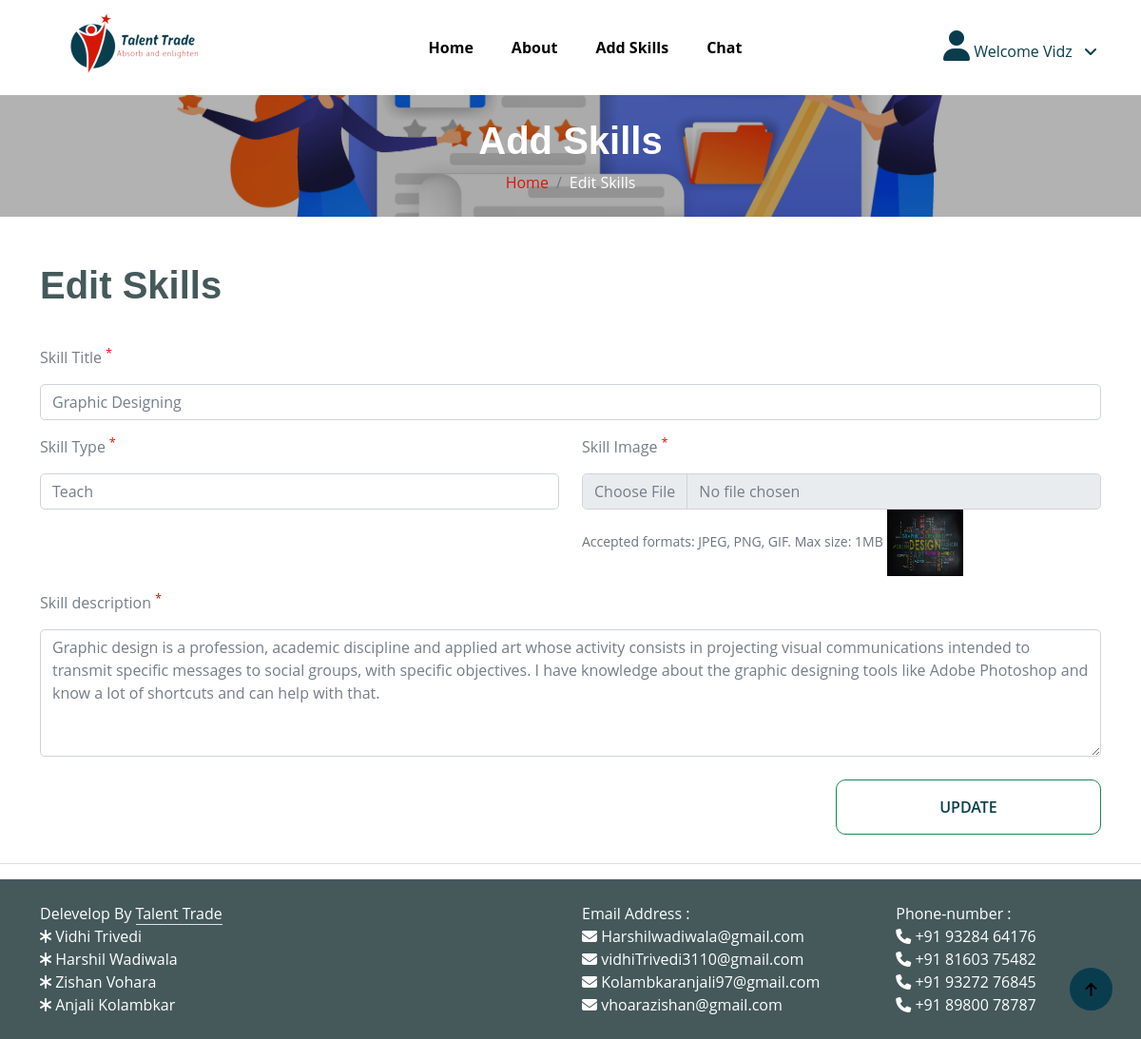
The app's page /edit_skills.php?skill_id=13 (signed in) with its own data.
### tables this page shows
CREATE TABLE `tbl_skill_master` (
  `skill_id` int(11) NOT NULL,
  `skill_title` varchar(255) NOT NULL,
  `skill_type` varchar(20) NOT NULL,
  `skill_image` varchar(500) NOT NULL,
  `skill_desc` text DEFAULT NULL,
  `user_id` int(11) NOT NULL,
  `status` int(11) DEFAULT 0,
  `created_date` timestamp NOT NULL DEFAULT current_timestamp() ON UPDATE current_timestamp()
);

### edit_skills.php (the view, shortened to what this page needs)
<!DOCTYPE html>
<html lang="en">
<head>
    <link rel="stylesheet" href="https://cdnjs.cloudflare.com/ajax/libs/font-awesome/6.5.1/css/all.min.css" />
    <link href="css/bootstrap.min.css" rel="stylesheet">
    <link href="css/style.css" rel="stylesheet">
</head>
<body>
    <?php include('header.php'); ?>
    <?php
include('connection.php');
$skill_id = $_GET['skill_id'];
?>
    <div class="container-fluid page-header py-5"
        style=" background: linear-gradient(rgba(0, 0, 0, 0.3), rgba(0, 0, 0, 0.3)), url(img/reg.jpg);position: relative;background-position: center center;background-repeat: no-repeat;background-size: cover;">
        <h1 class="text-center text-white display-6">Add Skills</h1>
        <ol class="breadcrumb justify-content-center mb-0">
            <li class="breadcrumb-item"><a href="index.php">Home</a></li>
            <li class="breadcrumb-item active text-white">Edit Skills</li>
        </ol>
    </div>
    <div class="container-fluid py-5">
        <div class="container py-5">
            <h1 class="mb-4">Edit Skills</h1>
                <form action="edit_skill_process.php" method="Post" enctype="multipart/form-data">
                    <?php $q4 = "SELECT * from tbl_skill_master where skill_id='$skill_id'";
                $data4 = mysqli_query($conn, $q4);
                $result4 = mysqli_num_rows($data4);
                if ($result4 != 0) {
                    while ($total4 = mysqli_fetch_assoc($data4)) {
                ?>
                    <div class="row g-5">
                        <div class="col-md-12 col-lg-12 col-xl-12">
                            <div class="form-item w-100">
                                <label class="form-label my-3">Skill Title <sup style="color:red;">*</sup></label>
                                <input type="text" name="skill_title" value="<?php echo $total4['skill_title']; ?>" placeholder="Enter Skill Title" class="form-control"
                                    >
                            </div>
                            <div class="row">
                                <div class="col-md-12 col-lg-6">
                                    <div class="form-item w-100">
                                        <label class="form-label my-3">Skill Type <sup style="color:red;">*</sup></label>
                                        <select name="skill_type" id="" class="form-control"
                                            style="background-color:#fff;">
                                            <option value="Teach" <?php if ($total4['skill_type'] == 'Teach') echo 'selected'; ?>>Teach</option>
                                        </select>
                                    </div>
                                </div>
                                <div class="col-md-12 col-lg-6">
                                    <div class="form-item w-100">
                                        <label class="form-label my-3">Skill Image <sup style="color:red;">*</sup></label>
                                        <input type="file" name="skill_image" id="Edit_skill_image" placeholder="" class="form-control" accept="image/*">
                                        <small class="text-muted">Accepted formats: JPEG, PNG, GIF. Max size: 1MB</small>
                                        <img src="<?php echo $total4["skill_image"]; ?>" width='80' height='70' alt='icon'>
                                    </div>
                                </div>
                            </div>
                            <div class="form-item w-100">
                                <label class="form-label my-3">Skill description <sup style="color:red;">*</sup></label>
                                <textarea name="skill_desc"  class="form-control" spellcheck="false" cols="1" rows="5"
                                    placeholder="Enter Your Description" ><?php echo $total4["skill_desc"]; ?></textarea>
                            </div>
                        </div>
                    </div>
                    <br>
                     <?php   }
                    } ?>
                    <div class="form-item w-100">
                        <button type="submit" name="submit" class="btn border-secondary py-3 px-4 text-uppercase text-primary"
                            style="float:right; width:25%; display:inline-block;">Update</button>
                    </div>
                    <br>
                </form>
        </div>
    </div>
    <hr>
    <?php include('footer.php'); ?>
    <a href="#" class="btn btn-primary border-3  rounded-circle back-to-top"><i
            class="fa fa-arrow-up"></i></a>
</body>
</html>

### css/style.css (style rules this page uses)
.back-to-top { position: fixed; right: 30px; bottom: 30px; display: flex; width: 45px; height: 45px; align-items: center; justify-content: center; transition: 0.5s; z-index: 99; }
.btn { font-weight: 600; transition: .5s; }
.btn.border-secondary { transition: 0.5s; }
.page-header { position: relative; background-position: center center; background-repeat: no-repeat; background-size: cover; }
@media (min-width: 992px) { .hero-header, .page-header { margin-top: 100px !important; } }

### records on screen
tbl_skill_master: skill_title "Graphic Designing", skill_type "Teach", skill_image (picture), skill_desc "Graphic design is a profession, academic discipline and applied art whose activity consists in projecting visual communications intended to transmit specific messages to social groups, with specific objectives. I have knowledge about the graphic designing tools like Adobe Photoshop and know a lot of shortcuts and can help with that."

### other values on screen
$_SESSION['username'] "Vidz"
